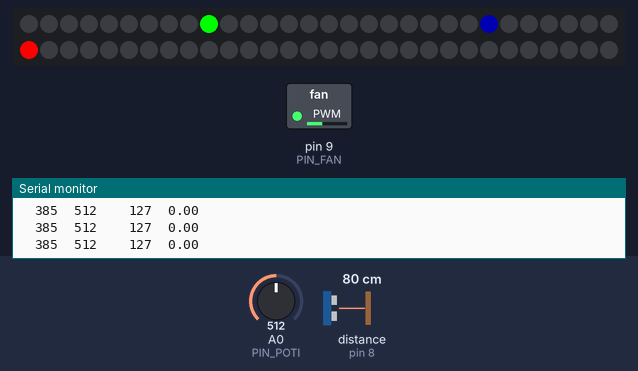
The sketch below on a simulated Arduino Uno, built with avr-gcc and run on an emulated ATmega328P. Shown: 60 RGB LEDs in strip order, left to right, continuing on the next row, switched loads named in the sketch (green lamp = pin HIGH), the last lines printed to the serial monitor. Wiring (inferred from the names in the program): ultrasonic range finder: trigger pin 7; echo pin 8. Inputs (shaded band) come from the test bench; at power-on: A0 (PIN_POTI) = 512, distance to the obstacle (sensor on pin 8) 80 cm. The echo pulse lasts 58.3 µs per cm; pins used as bus, display or sensor lines are not drawn.

Above: at 1.2 s.
1.3 s: A0 (PIN_POTI) set to 122
At 1.9 s:
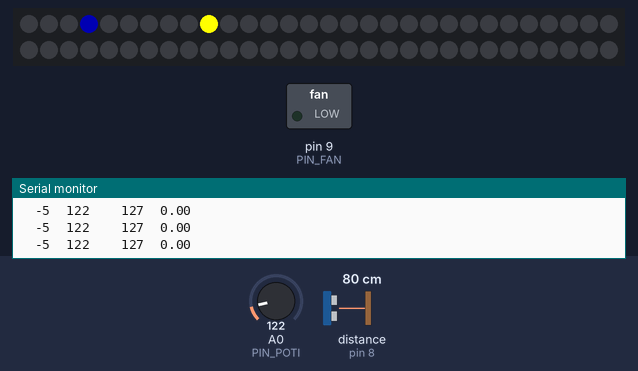
2.8 s: A0 (PIN_POTI) set to 1023
At 4.38 s:
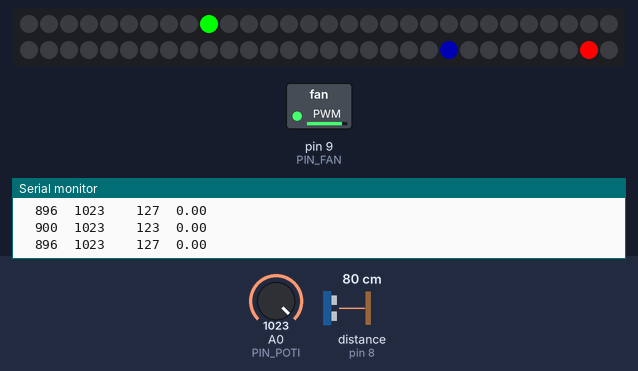
5.1 s: distance to the obstacle (sensor on pin 8) set to 2 cm
At 5.29 s:
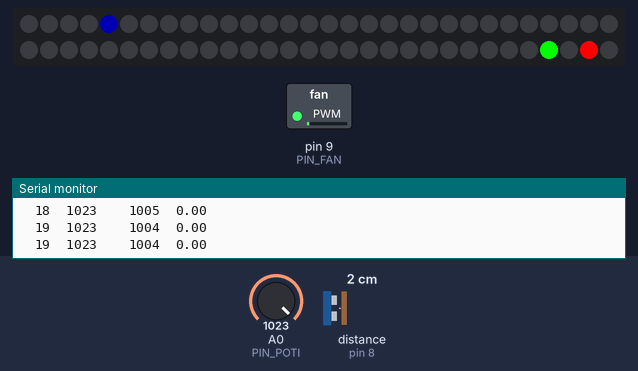
7.0 s: distance to the obstacle (sensor on pin 8) set to 60 cm
At 7.4 s:
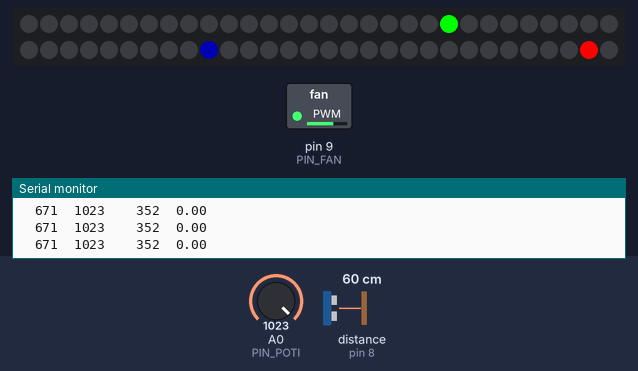
9.6 s: A0 (PIN_POTI) set to 306
At 10.8 s:
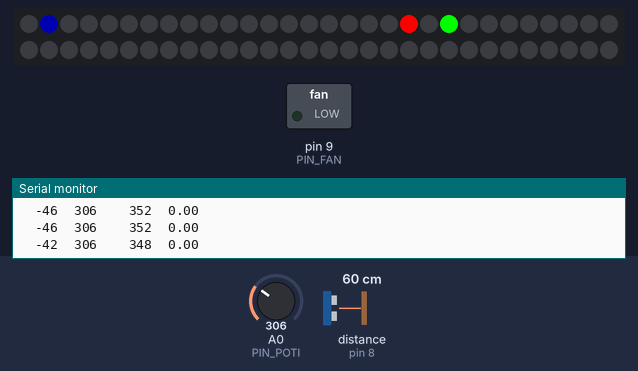
11.1 s: distance to the obstacle (sensor on pin 8) set to 4 cm
Timing chart, 0 to 13.6 s (numbered marks = the images above; inputs shaded):
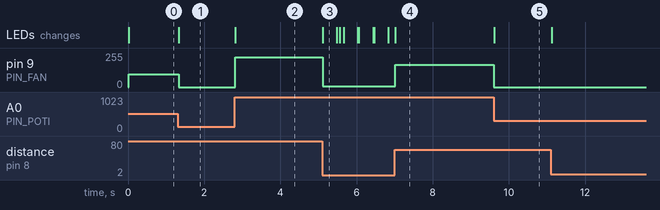

The sketch:

PIDwindtunnel1.ino
```cpp
// (licence header left out)
#include "FastLED.h"

// Pinbelegung
constexpr byte PIN_LEDS = 6;
constexpr byte PIN_POTI = A0;
constexpr byte PIN_FAN = 9;
constexpr byte PIN_TRIGGER = 7;
constexpr byte PIN_ECHO = 8;

// weitere Konstanten
constexpr byte NUM_LEDS = 60;
constexpr int16_t uss_unten = 5300; // Abstand vom Ultraschallsensor bis Ball in 0-Punkt, in micro-Sekunden
constexpr byte led_unten = 3; // LED für Null-Punkt
constexpr byte led_oben = 58; // LED für Endanschlag, korrigieren falls Abweichung im oberen Bereich
constexpr uint16_t zeitschritt = 25; // Milli-Sekunden, Abstand zwischen den Ultraschall-Messungen

//======== PID Parametersätze ============================================================================================
#if 1   // P ohne offset
constexpr float offset = 0;
float kP = 1.0;
float kI = 0.0000;
float kD = 000.00;
#elif 1 // P mit offset
constexpr float offset = 118;
float kP = 0.1;
float kI = 0.0000;
float kD = 000.00;
#elif 1 // PI
constexpr float offset = 0;
float kP = 0.05;
float kI = 0.00001;
float kD = 000.00;
#else // PID
constexpr float offset = 0;
float kP = 3.0;
float kI = 0.0005;
float kD = 600.00;
#endif
//========================================================================================================================

// Zustand des PID-Reglers
int16_t sollwert = 0; // Führungsgröße: z.B. mit Poti einstellbar
int16_t istwert = 0; // Regelgröße: mit Ultraschall oder LoF gemessene Distanz
int16_t steuergroesse = 0; // was an den lüfter geht
int32_t abweichung = 0; // Regeldifferenz
int32_t abweichung_alt = 0; // vom vorherigen Zeitschritt für die Ableitung
float integral = offset;
//int32_t istwert_alt = 0; //  vom vorherigen Zeitschritt für die Ableitung
CRGB leds[NUM_LEDS]; // Zustand der LED-Leiste


void setup() {
  Serial.begin(115200);
  Serial.println("PID-Windtunnel  Copyright (C) 2018  Randolf Rotta\n"
    "This program comes with ABSOLUTELY NO WARRANTY. "
    "This is free software, and you are welcome to redistribute it "
    "under certain conditions; see the code for details.");

  FastLED.addLeds<WS2812B, PIN_LEDS, GRB>(leds, NUM_LEDS);
  fill_solid(leds, NUM_LEDS, CRGB::Black);
  FastLED.show();

  // Potentiometer für die Wunschhöhe
  pinMode(PIN_POTI, INPUT);

  // Lüfter
  pinMode(PIN_FAN, OUTPUT);
  //  PWM konfigurieren: non-inverted, 10bit fast PWM, no prescaling, 15.625kHz
  OCR1A = 0;
  ICR1 = 0xFFFF;
  TCCR1A = (TCCR1A & 0b00111100) | 0b10000011;
  TCCR1B = (TCCR1B & 0b11100000) | 0b00001001;

  // Ultraschall Entfernungssensor
  pinMode(PIN_TRIGGER, OUTPUT);   // Trigger
  digitalWrite(PIN_TRIGGER, LOW);
  pinMode(PIN_ECHO, INPUT);    // Echo
}


void loop() {
  //delay(zeitschritt);
  static uint32_t next_time = millis();
  if (int(next_time - millis()) > 0) return;
  next_time += zeitschritt;

  uint32_t start_time = millis();

  // Poti auslesen
  sollwert = analogRead(A0);

  // Ultraschallsensor abfragen
  noInterrupts();
  digitalWrite(7, HIGH); //Trigger Impuls 10 us
  delayMicroseconds(10);
  digitalWrite(7, LOW);
  // Echo-Zeit messen, maximum = 1000*1000*2/340 ist ca. 6000
  int32_t uss_zeit = pulseIn(8, HIGH, 6000);
  interrupts();
  // auf selben Groessenbereich wie Poti bringen, unten ist 0
  istwert = map(uss_zeit, 0, uss_unten, 1023, 0);

  //==== PID-Regler ========================================================================================================
  abweichung = sollwert - istwert;
  float ableitung = float(abweichung-abweichung_alt)/zeitschritt;
  abweichung_alt = abweichung;
  integral = constrain(integral + kI*zeitschritt*abweichung, -500, 2000);
  steuergroesse = kP*abweichung + integral + kD*ableitung;
  //========================================================================================================================

  //float ableitung = float(istwert_alt-istwert)/zeitschritt;
  //istwert_alt = istwert;

  // Lüfter ansteuern
  OCR1A = constrain(steuergroesse,0,1023); //analogWrite(9, steuergroesse);

  // Ausgabe auf LED Leiste
  fill_solid(leds, NUM_LEDS, CRGB::Black);
  leds[constrain(map(steuergroesse,0,1023,led_unten,led_oben),0,NUM_LEDS-1)].b = 60;
  leds[constrain(map(sollwert,0,1023,led_unten,led_oben),0,NUM_LEDS-1)].r = 255;
  leds[constrain(map(istwert,0,1023,led_unten,led_oben),0,NUM_LEDS-1)].g = 255;
  FastLED.show();

  // Ausgabe auf Serielle Leitung
//  Serial.print(uss_zeit);
  Serial.print("\t");
  Serial.print(steuergroesse);
  Serial.print("\t");
  Serial.print(sollwert);
  Serial.print("\t");
//  Serial.print(abweichung);
  Serial.print("\t");
  Serial.print(istwert);
//  Serial.print("\t");
//  Serial.print(abweichung);
  Serial.print("\t");
  Serial.print(integral);
//  Serial.print("\t");
//  Serial.print(kD*ableitung);
//  uint32_t end_time = millis();
//  Serial.print("\t");
//  Serial.print(end_time -start_time);
//  Serial.print("\t");
//  Serial.print(start_time);
//  Serial.print("\t");
//  Serial.print(next_time);
  Serial.println();
}
```

Measured:
- after the input at 1.3 s, pin 9 (PIN_FAN): 96/255 → 0/255 at once; the LEDs: change at once (image 1)
- after the input at 2.8 s, the LEDs: change at once (image 2)
- after the input at 5.1 s, the LEDs: change at once (image 3)
- after the input at 7.0 s, the LEDs: change at once (image 4)
- after the input at 9.6 s, the LEDs: change at once (image 5)
